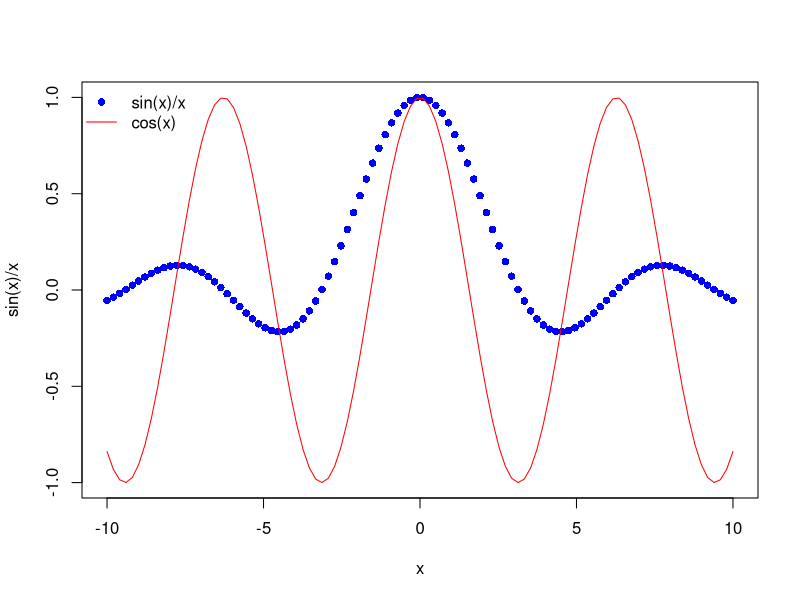
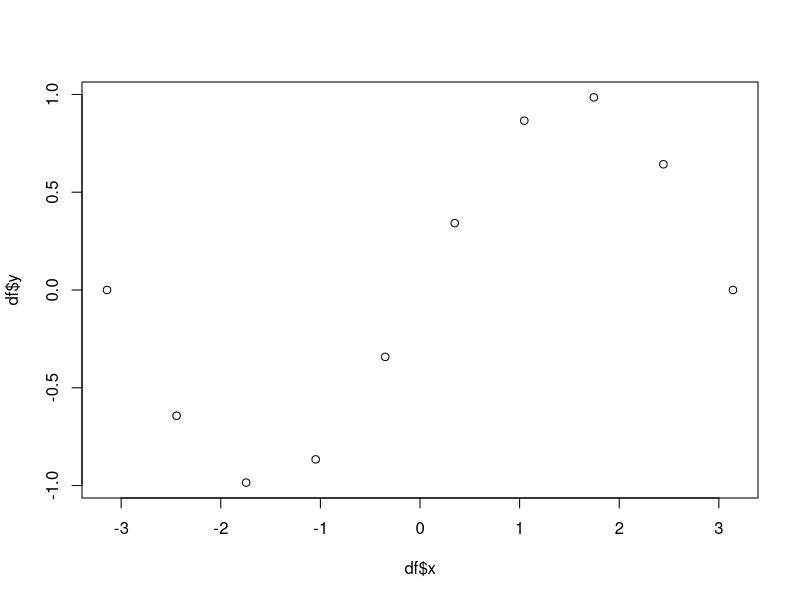

Write the R code that produced these figures, in order.
# # # # # # # # # # # # # # # # # # # # # # # # # # # # # # # # # # # # # 
# # # # # # # # # # # # # # # # # # # # # # # # # # # # # # # # # # # # # 
# #                      Structure of data in R                       # #
# # # # # # # # # # # # # # # # # # # # # # # # # # # # # # # # # # # # # 
# # # # # # # # # # # # # # # # # # # # # # # # # # # # # # # # # # # # # 
# Just for Colin, do not run:
# server = livecode::serve_file()

# # # # # # # # # # # # # # # # # # # # # # # # # # # # # # # # # # # # # 
# Numerical data (integer, double, complex, etc.)
# # # # # # # # # # # # # # # # # # # # # # # # # # # # # # # # # # # # # 

# Attribute to `x` the value `2.5`, and compute the cosinus of the exponential of its squared value:
# R can be used as a calculator, but it's not its main purpose!

x <- 2.5
cos(exp(x^2))

# Assuming the `x` and `y` defined below, modify the following code so that it does not return an error:

x <- "100.3"
y <- 99.6
floor(as.numeric(x)) - ceiling(y)


# # # # # # # # # # # # # # # # # # # # # # # # # # # # # # # # # # # # # 
# Booleans (TRUE/FALSE) and logical tests (==, !=, >, <, >=, <=)
# # # # # # # # # # # # # # # # # # # # # # # # # # # # # # # # # # # # # 

# Let's define two random variables `x` and `y`. Are the two variables equal? which one is smaller?

x <- runif(1)
y <- runif(1)
x<y # write the test here

# Using the `if(){}else{}`{.R} syntax, print "x is larger than y", "x is equal to y", or "x is smaller than y".

if (x > y) {
    "x is larger than y"
} else if (x == y) {
    "x is equal to y"
} else {
    "x is smaller than y"
}

# Using the `ifelse()`{.R} function, print "x is larger or equal to y" or "x is smaller than y".

ifelse(x>=y, "x is larger or equal to y", "x is smaller than y")



# # # # # # # # # # # # # # # # # # # # # # # # # # # # # # # # # # # # # 
# Strings (character) and concatenation (paste0(), paste(), str_c())
# # # # # # # # # # # # # # # # # # # # # # # # # # # # # # # # # # # # # 

# Save your name as a string in a variable, and print "My name is: yourname" using this variable.

name <- "Colin"
paste("My name is:", name)

# Is your name "Martin" or "martin"? Test if `name` is equal to "martin"
# you may use `tolower()` to make sure that `name` is in lower case

tolower(name) == "martin"

# Replace all "e" by "A" in the following string:

x <- "aaaeebbbeebiieelakdceee"
gsub("e", "A", x)

# Do the same using the `stringr` function `str_replace_all()`
# Take a look at the cheatsheet here : https://github.com/rstudio/cheatsheets/blob/main/strings.pdf

library(stringr)
str_replace_all(x, "e", "A")

# Using the `str_detect()` function from the `stringr` package, test if the string `x` contains the letter "e":
x |> str_detect('e')

# Using the `str_remove_all()` function from the `stringr` package, remove all "e" from the string `x`:

x |> str_remove_all('e')



# # # # # # # # # # # # # # # # # # # # # # # # # # # # # # # # # # # # # 
# Vectors
# # # # # # # # # # # # # # # # # # # # # # # # # # # # # # # # # # # # # 

# Consider two vectors `x` and `y` such as:
x <- 1:5
y <- seq(0, 4, along=x)

# Without typing it into Rstudio, what are the values of `x`, `y`, and `x*y`?


# Consider two vectors `a` and `b` such as:

a <- c(1, 5, 4, 3, 6)
b <- c(3, 5, 2, 1, 9)

# Without typing it into Rstudio, what is the value of: `a<=b`?


# If 
x <- c(1:12, NA, 5:2)
# Without typing it into Rstudio, what is the value of: `length(x)`


# If 
a <- 12:5
# Without typing it into Rstudio, what is the value of: `is.numeric(a)`


# Consider two vectors `x` and `y` such as:
x <- 12:4
y <- c(0, 1, 2, 0, 1, 2, 0, 1, 2)
# Without typing it into Rstudio, what is the value of: `which(!is.finite(x/y))`?


# If 
x <- c('blue', 'red', 'green', 'yellow')
# Without typing it into Rstudio, what is the value of: `is.character(x)`?


# If 
x <- c('blue', 10, 'green', 20)
# Without typing it into Rstudio, what is the value of: `is.character(x)`?


# Assign value 5 to the variable x.
# Is there a difference between `1:x-1` and `1:(x-1)` ?
# Explain.


# Generate the sequence `9, 18, 27, 36, 45, 54, 63, 72, 81, 90` in 4 different manners.
c(9, 18, 27, 36, 45, 54, 63, 72, 81, 90)
seq(9, 90, by = 9)
seq(9, 90, length=10)
1:10 * 9
seq(1,10,1) * 9

# Let `a <- c(2, 4, 6, 8)` and `b <- c(TRUE, FALSE, TRUE, FALSE)`.
# Without typing it into Rstudio, what will be the output for the R expression `max(a[b])`?


# Using `plot(x,y)` and `lines(x,y)`, plot the following functions for `x` in `[-10, 10]`:
# y = sin(x)/x as blue points
# y = cos(x) as red line
# play on the `ylim` parameter to see all data in the plot
# add a legend to the plot
x <- seq(-10, 10, length.out = 100)
plot(x, sin(x)/x, col = "blue", ylim = c(-1,1), pch=16)
lines(x, cos(x), col = "red")
legend("topleft",
       bty = "n",
       pch = c(16,NA),
       lty = c(NA,1),
       col = c("blue", "red"),
       legend = c("sin(x)/x", "cos(x)")
       )

# # # # # # # # # # # # # # # # # # # # # # # # # # # # # 
# We have the following `x` vector: `x <- c("10K", "100K", "200K", "500K", "1000K")`. 
# Get rid of the  `"K"` character and turn this into a numerical vector.
# Hint: Use gsub() or str_remove_all(), and as.numeric()
x <- c("10K", "100K", "200K", "500K", "1000K")
x |> str_remove_all("K") |> as.numeric()


# # # # # # # # # # # # # # # # # # # # # # # # # # # # # 
# We have the following `times` vector: `times <- c("010_min", "100_sec", "200_sec", "050_min")`
# We want a numerical vector containing times in seconds only.
# Using `substr()`, create 2 vectors `times_values` and `times_units` containing the numbers and the units from `times`.

times <- c("010_min", "100_sec", "200_sec", "050_min")
times_values <- substr(times, 1, 3) |> as.numeric()
times_units  <- substr(times, 5, 7)

# You could do the same using `strsplit()`, which returns a list, and then using `unlist()`
strsplit("test", "e")
unlist(strsplit("test", "e"))
# Or, using the pipe operator `|>` and `sapply()`:
strsplit("test", "e") |> 
    sapply("[", 1)
strsplit("test", "e") |> 
    sapply("[", 2)


times_values <- strsplit(times, "_") |> sapply("[", 1) |> as.numeric()
times_units <- strsplit(times, "_") |> sapply("[", 2)

# Now, using `ifelse(test, yes, no)`, create the `times_sec` vector containing the numerical values of time all converted to seconds.

times_sec <- ifelse(times_units=='sec', times_values, times_values*60)

# # # # # # # # # # # # # # # # # # # # # # # # # # # # # 
# Let's say we have these population data for these cities for year 2012:
cities <- c("Angers", "Bordeaux", "Brest", "Dijon", "Grenoble", "Le Havre")
pop <- c(149017, 241287, 139676, 152071, 158346, 173142)

# Use `names()` to name values of `pop` with the corresponding cities. 
# Print the vector again. Are there any change?
names(pop) <- cities
cities

# What is the population of the second city? What is the name of the second city?
pop[2]
names(pop[2])

# What are the cities with more than 200000 people? Save the list of these cities into a vector named `cities200k`. 

cities200k <- cities[pop<200e3]
cities200k

# Sort the `pop` vector by decreasing order of population
sorted_pop <- sort(pop, decreasing = TRUE)

# What is the maximum population? What is the city with the maximum population?
max(pop)
cities[which.max(pop)]

# What is the population of two most populated cities?
sorted_pop[1:2]

# Compute the population mean over all cities
mean(pop)

# Compute the population standard deviation over all cities
sd(pop)


# # # # # # # # # # # # # # # # # # # # # # # # # # # # # # # # # # # # # 
# Data types : categorical (factor), numerical, booleans, strings, dates, etc.
# # # # # # # # # # # # # # # # # # # # # # # # # # # # # # # # # # # # # 

passenger <- c('male','male','female','male','female','female','female','male','male')

# What is the data type of `passenger`?
# it's a categorical vector, but it's not a factor yet

# Make passenger a vector of categorical data with `factor()`, save it in `passenger_fct`
passenger_fct <- factor(passenger)

# What is the number of levels of `passenger_fct`?
levels(passenger_fct) |> length() 

# What are the levels of `passenger_fct`?
levels(passenger_fct)

# Using `table()`, count the occurrences of each level of `passenger_fct`
table(passenger_fct)

# Using `as.numeric()`, convert `passenger_fct` to a numerical vector. 
# What are its values?
passenger_fct |> as.numeric()

# See and understand what the following lines do:
passenger == "male"
passenger[passenger == "male"]
females <- which(passenger == "female")
passenger[females]
"female" %in% passenger
"child" %in% passenger
! "child" %in% passenger

# Dates:
# See and understand what the following lines do:
Sys.Date()
start <- Sys.time()
end <- Sys.time()
difftime(end, start, units = "hours")

library(hms)
as_hms(difftime(end, start))

library(lubridate)
time_length(Sys.Date() - dmy("22-09-1986"), unit="years")
Sys.Date() + months(1) + years(1)

# # # # # # # # # # # # # # # # # # # # # # # # # # # # # # # # # # # # # 
# Table of data: data.frame()
# # # # # # # # # # # # # # # # # # # # # # # # # # # # # # # # # # # # # 

# Create a 3 column `data.frame` called `df` containing three columns `x`, `y` and `z` with:

# - `x` a vector from -pi to pi of length 10
# - `y` the sinus of `x`
# - and `z` the sum of the two first columns.

x <- seq(-pi, pi, length.out = 10)
y <- sin(x)
z <- x + y
df <- data.frame(x, y, z)

# Print the dimensions of the table df.
# Hint: Take a look at the dim() function
dim(df)

# Print the structure of the table df.
# Hint: Take a look at the str() function
str(df)

# Print the 4 first lines of the table df.
# Hint: Take a look at the head() function
head(df, 4)

# Print the second column (*i.e.* `y`) with three different methods.

df[,2]
df[,'y']
df$y

# Access the third line of the table df.
df[3,]

# Access the third element of the column `z` in 2 different manners.
df[3,'z']
df$z[3]

# Modify the column `z` so that it contains its value minus its minimum.
# Hint: Take a look at the min() function
df$z <- df$z - min(df$z)

# Print the average of the `z` column.
# Hint: look at the mean() function
mean(df$z)

# Add a `signy` column to the table `df` containing "y positive" or "y negative".
# Hint: Take a look at the ifelse() function
df$signy <- ifelse(df$y > 0, "y positive", "y negative")

# Create a subset `df2` of `df` that contain all `df` lines where `z` is positive and just the `z` and `x` columns, using 3 different manners.
df2 <- df[df$z>0,c('z','x')]
df2 <- subset(df, z>0, select=c('z','x'))
df2 <- df |> subset(z>0, select=c('z','x'))

# Using `plot(x,y)` where `x` and `y` are vectors, plot the 2nd column as a function of the first.
plot(df$x, df$y)

# Change the column names of `df` to `x`, `sin` and `x_plus_sin`.
# Hint: Take a look at the colnames() function
names(df) <- c('x', 'sin', 'x_plus_sin', 'signy')

# Look into the functions `write.table()` and `write.csv()` to write a text file containing this `data.frame`.
write.table(df, file = "df.txt", quote = FALSE, row.names = FALSE)
write.csv(df, file = "df.csv", quote = FALSE, row.names = FALSE)
